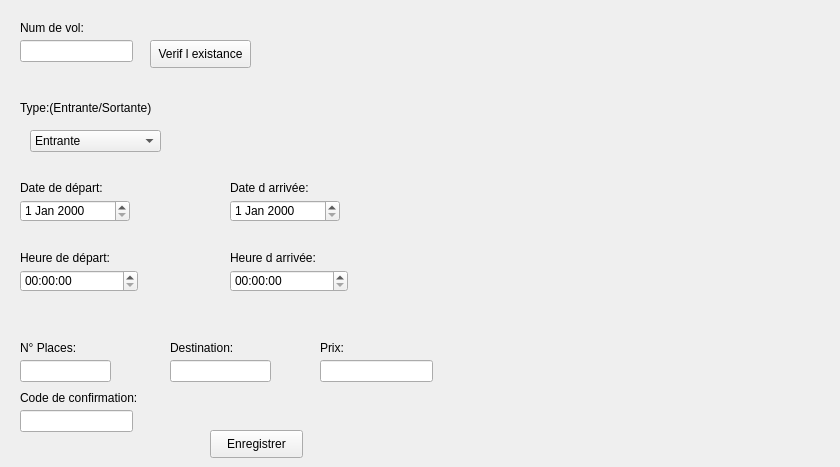
   <widget class="QWidget" name="tab_3">
    <attribute name="title">
     <string>Modifier</string>
    </attribute>
    <widget class="QLabel" name="label_10">
     <property name="geometry">
      <rect>
       <x>20</x>
       <y>340</y>
       <width>61</width>
       <height>16</height>
      </rect>
     </property>
     <property name="text">
      <string>N° Places:</string>
     </property>
    </widget>
    <widget class="QTimeEdit" name="modifier_heurearrive">
     <property name="geometry">
      <rect>
       <x>230</x>
       <y>270</y>
       <width>118</width>
       <height>22</height>
      </rect>
     </property>
    </widget>
    <widget class="QLineEdit" name="modifier_nbp">
     <property name="geometry">
      <rect>
       <x>20</x>
       <y>360</y>
       <width>91</width>
       <height>22</height>
      </rect>
     </property>
    </widget>
    <widget class="QLabel" name="label_11">
     <property name="geometry">
      <rect>
       <x>170</x>
       <y>340</y>
       <width>71</width>
       <height>16</height>
      </rect>
     </property>
     <property name="text">
      <string>Destination: </string>
     </property>
    </widget>
    <widget class="QLineEdit" name="modifier_num">
     <property name="geometry">
      <rect>
       <x>20</x>
       <y>40</y>
       <width>113</width>
       <height>22</height>
      </rect>
     </property>
    </widget>
    <widget class="QLabel" name="label_12">
     <property name="geometry">
      <rect>
       <x>20</x>
       <y>250</y>
       <width>101</width>
       <height>16</height>
      </rect>
     </property>
     <property name="text">
      <string>Heure de départ:</string>
     </property>
    </widget>
    <widget class="QLabel" name="label_13">
     <property name="geometry">
      <rect>
       <x>20</x>
       <y>100</y>
       <width>151</width>
       <height>16</height>
      </rect>
     </property>
     <property name="text">
      <string>Type:(Entrante/Sortante)</string>
     </property>
    </widget>
    <widget class="QPushButton" name="modifier_enregistrer">
     <property name="geometry">
      <rect>
       <x>210</x>
       <y>430</y>
       <width>93</width>
       <height>28</height>
      </rect>
     </property>
     <property name="text">
      <string>Enregistrer</string>
     </property>
    </widget>
    <widget class="QLabel" name="label_14">
     <property name="geometry">
      <rect>
       <x>320</x>
       <y>340</y>
       <width>55</width>
       <height>16</height>
      </rect>
     </property>
     <property name="text">
      <string>Prix:</string>
     </property>
    </widget>
    <widget class="QTimeEdit" name="modifier_heuredepart">
     <property name="geometry">
      <rect>
       <x>20</x>
       <y>270</y>
       <width>118</width>
       <height>22</height>
      </rect>
     </property>
    </widget>
    <widget class="QLabel" name="label_15">
     <property name="geometry">
      <rect>
       <x>20</x>
       <y>180</y>
       <width>101</width>
       <height>16</height>
      </rect>
     </property>
     <property name="text">
      <string>Date de départ:</string>
     </property>
    </widget>
    <widget class="QLineEdit" name="modifier_prix">
     <property name="geometry">
      <rect>
       <x>320</x>
       <y>360</y>
       <width>113</width>
       <height>22</height>
      </rect>
     </property>
    </widget>
    <widget class="QLabel" name="label_16">
     <property name="geometry">
      <rect>
       <x>230</x>
       <y>250</y>
       <width>101</width>
       <height>16</height>
      </rect>
     </property>
     <property name="text">
      <string>Heure d arrivée:</string>
     </property>
    </widget>
    <widget class="QLabel" name="label_17">
     <property name="geometry">
      <rect>
       <x>230</x>
       <y>180</y>
       <width>91</width>
       <height>16</height>
      </rect>
     </property>
     <property name="text">
      <string>Date d arrivée:</string>
     </property>
    </widget>
    <widget class="QLineEdit" name="modifier_destination">
     <property name="geometry">
      <rect>
       <x>170</x>
       <y>360</y>
       <width>101</width>
       <height>22</height>
      </rect>
     </property>
    </widget>
    <widget class="QDateEdit" name="modifier_datedepart">
     <property name="geometry">
      <rect>
       <x>20</x>
       <y>200</y>
       <width>110</width>
       <height>22</height>
      </rect>
     </property>
    </widget>
    <widget class="QDateEdit" name="modifier_datearrivee">
     <property name="geometry">
      <rect>
       <x>230</x>
       <y>200</y>
       <width>110</width>
       <height>22</height>
      </rect>
     </property>
    </widget>
    <widget class="QLabel" name="label_18">
     <property name="geometry">
      <rect>
       <x>20</x>
       <y>20</y>
       <width>81</width>
       <height>16</height>
      </rect>
     </property>
     <property name="text">
      <string>Num de vol:</string>
     </property>
    </widget>
    <widget class="QLineEdit" name="modifier_codeconfirmation">
     <property name="geometry">
      <rect>
       <x>20</x>
       <y>410</y>
       <width>113</width>
       <height>22</height>
      </rect>
     </property>
    </widget>
    <widget class="QLabel" name="label_19">
     <property name="geometry">
      <rect>
       <x>20</x>
       <y>390</y>
       <width>141</width>
       <height>16</height>
      </rect>
     </property>
     <property name="text">
      <string>Code de confirmation:</string>
     </property>
    </widget>
    <widget class="QPushButton" name="modifier_verif">
     <property name="geometry">
      <rect>
       <x>150</x>
       <y>40</y>
       <width>101</width>
       <height>28</height>
      </rect>
     </property>
     <property name="text">
      <string>Verif l existance</string>
     </property>
    </widget>
    <widget class="QLabel" name="config">
     <property name="geometry">
      <rect>
       <x>460</x>
       <y>5</y>
       <width>371</width>
       <height>291</height>
      </rect>
     </property>
     <property name="text">
      <string/>
     </property>
    </widget>
    <widget class="QComboBox" name="Modifier_Type">
     <property name="geometry">
      <rect>
       <x>30</x>
       <y>130</y>
       <width>131</width>
       <height>22</height>
      </rect>
     </property>
     <item>
      <property name="text">
       <string>Entrante</string>
      </property>
     </item>
     <item>
      <property name="text">
       <string>Sortante</string>
      </property>
     </item>
    </widget>
   </widget>
